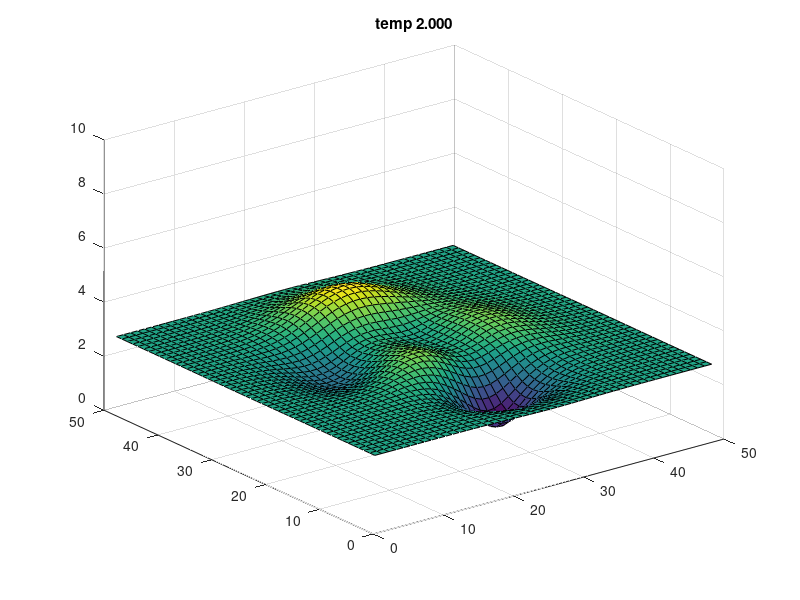

MATLAB code to generate this figure: (Note: this script raises an error after producing the figure.)
function SAdemoPeaks()
% Demo of Simulated Annealing for finding the most probable
% point of a peaky 2D surface

doPrint = 1;

%folder = 'C:\kmurphy\PML\pdfFigures';
folder = 'C:\temp\';


global findMAX
findMAX = 1;

[XX,YY]=meshgrid(1:49,1:49);
Z = peaks; % 49x49 surface surface
m = min(Z(:));
Zpos = Z+abs(m)+1;

% Plot the surface at different temperatures
%temps = [0.3];
temps = [2, 1, 0.2, 0.1];
%fig1 = figure; fig2= figure;
for ti=1:length(temps)
  t = temps(ti);
  Zt = Zpos.^(1/t);
  %figure(fig1); subplot(2,2,ti)
  figure;
  surf(XX,YY,Zt); title(sprintf('temp %5.3f', t));
  if t>=1
    set(gca,'zlim',[0 10]);
  end
  %figure(fig2); subplot(2,2,ti);
  if doPrint, print_pdf(fullfile(folder, sprintf('SApeaksSurf%d.pdf', ti))), end
  figure;
  imagesc(Zt); axis xy;
  colorbar; title(sprintf('temp %5.3f', t));
  if doPrint, print_pdf(fullfile(folder, sprintf('SApeaksSurfImagesc%d.pdf', ti))), end
end

keyboard

% find optimum by exhaustive search
M = max(Z(:)); % 8.0752
[row,col] = find(Z==M); % max  row 38, col 25
fprintf('max =%5.3f at r=%d,c=%d\n', M, row, col);
M = min(Z(:)); % -6.54566
[row,col] = find(Z==M); % min  row 12, col 27
fprintf('min =%5.3f at r=%d,c=%d\n', M, row, col);


if findMAX
  setSeed(2);
  xinit = [35,25];
  M = max(Z(:)); % 8.0752
  [row,col] = find(Z==M);
  %figure(1); hold on; h=plot(row,col,'ro');set(h,'markersize',15);
else
  setSeed(1);
  xinit = [25,25]; % initial state is in middle of grid
end  



Sigma_prop = 2^2 * eye(2); %2^2 = variance
Nsamples  = 1000;
opts = struct(...
    'proposal', @(x) (x+(mvnrnd(zeros(2,1), Sigma_prop))), ...
    'maxIter', Nsamples, ...
    'minIter', Nsamples, ...
    'temp', @(T,iter) (0.995*T), ...
    'verbose', 0);
 
[xopt, fval, samples, energies, acceptRate, temp] =  simAnneal(@target, xinit, opts);
xopt
fval

figure; plot(temp); title('temperature vs iteration');
if doPrint, print_pdf(fullfile(folder, sprintf('SApeaksTemp.pdf'))), end

figure; plot(energies); title('energy vs iteration')
if doPrint, print_pdf(fullfile(folder, sprintf('SApeaksEnergy.pdf'))), end


% plot the histogram of samples
N_bins = 50; 
Nsamples = size(samples, 1); 
Ns = round(linspace(100, Nsamples, 3));
%fig1 = figure; fig2 = figure;
for i=1:length(Ns)
  T = Ns(i);
  %figure(fig1)
  %subplot(2,2,i)
  figure;
  hist3(samples(1:T,:), [N_bins N_bins], 'FaceAlpha', 0.65);
  xlabel('x'); ylabel('y')
  title(sprintf('iter %d, temp %5.3f', T, temp(T)));
  view(-37,34); 
  if doPrint, pdfcrop; print('-dpdf',fullfile(folder, sprintf('SApeaksSamples%d.pdf', i))), end

  %figure(fig2); subplot(2,2,i);
  figure;
  hh= hist3(samples(1:T,:), [N_bins N_bins]);
  imagesc(hh'); axis xy;  colorbar; 
  title(sprintf('iter %d, temp %5.3f', T, temp(T)));
  if doPrint, print_pdf(fullfile(folder, sprintf('SApeaksImagesc%d.pdf', i))), end
end

%{
figure;
surf(XX,YY,Z);
xlabel('x');ylabel('y')
title('energy function')
%}


end

%%
function p = target2(xy)
x = xy(1); y = xy(2);
p =  3*(1-x).^2.*exp(-(x.^2) - (y+1).^2) ...
   - 10*(x/5 - x.^3 - y.^5).*exp(-x.^2-y.^2) ...
   - 1/3*exp(-(x+1).^2 - y.^2);
global findMAX
if findMAX, p = -p; end
end

%%
function  p = target(x)
global findMAX
if findMAX
  Z = -peaks;
else
  Z = peaks;
end
r = round(x(1)); c = round(x(2));
if r >= 1 & r <= size(Z,1) & c >= 1 & c <= size(Z,2)
  p = Z(r,c);
else
  p = inf; % invalid
end
end

   